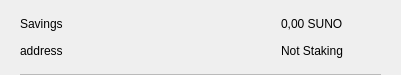
<?xml version="1.0" encoding="UTF-8"?>
<ui version="4.0">
 <class>CSRow</class>
 <widget class="QWidget" name="CSRow">
  <property name="geometry">
   <rect>
    <x>0</x>
    <y>0</y>
    <width>401</width>
    <height>75</height>
   </rect>
  </property>
  <property name="windowTitle">
   <string>Form</string>
  </property>
  <layout class="QVBoxLayout" name="verticalLayout">
   <property name="spacing">
    <number>0</number>
   </property>
   <property name="leftMargin">
    <number>20</number>
   </property>
   <property name="topMargin">
    <number>10</number>
   </property>
   <property name="rightMargin">
    <number>20</number>
   </property>
   <property name="bottomMargin">
    <number>0</number>
   </property>
   <item>
    <widget class="QWidget" name="info" native="true">
     <property name="minimumSize">
      <size>
       <width>0</width>
       <height>0</height>
      </size>
     </property>
     <layout class="QHBoxLayout" name="horizontalLayout_3">
      <property name="leftMargin">
       <number>0</number>
      </property>
      <property name="topMargin">
       <number>0</number>
      </property>
      <property name="rightMargin">
       <number>0</number>
      </property>
      <property name="bottomMargin">
       <number>10</number>
      </property>
      <item>
       <widget class="QWidget" name="container" native="true">
        <property name="minimumSize">
         <size>
          <width>0</width>
          <height>0</height>
         </size>
        </property>
        <layout class="QVBoxLayout" name="verticalLayout_2">
         <property name="spacing">
          <number>0</number>
         </property>
         <property name="leftMargin">
          <number>0</number>
         </property>
         <property name="topMargin">
          <number>0</number>
         </property>
         <property name="rightMargin">
          <number>0</number>
         </property>
         <property name="bottomMargin">
          <number>0</number>
         </property>
         <item>
          <layout class="QHBoxLayout" name="horizontalLayout">
           <item>
            <widget class="QLabel" name="labelName">
             <property name="toolTip">
              <string notr="true"/>
             </property>
             <property name="text">
              <string>Savings</string>
             </property>
            </widget>
           </item>
           <item>
            <spacer name="horizontalSpacer">
             <property name="orientation">
              <enum>Qt::Horizontal</enum>
             </property>
             <property name="sizeHint" stdset="0">
              <size>
               <width>40</width>
               <height>20</height>
              </size>
             </property>
            </spacer>
           </item>
           <item>
            <widget class="QLabel" name="labelAmount">
             <property name="text">
              <string>0,00 SUNO</string>
             </property>
            </widget>
           </item>
          </layout>
         </item>
         <item>
          <layout class="QHBoxLayout" name="horizontalLayout_2">
           <item>
            <widget class="QLabel" name="labelAddress">
             <property name="toolTip">
              <string notr="true"/>
             </property>
             <property name="text">
              <string>address</string>
             </property>
            </widget>
           </item>
           <item>
            <spacer name="horizontalSpacer_2">
             <property name="orientation">
              <enum>Qt::Horizontal</enum>
             </property>
             <property name="sizeHint" stdset="0">
              <size>
               <width>40</width>
               <height>20</height>
              </size>
             </property>
            </spacer>
           </item>
           <item>
            <widget class="QLabel" name="labelStaking">
             <property name="text">
              <string>Not Staking</string>
             </property>
            </widget>
           </item>
          </layout>
         </item>
        </layout>
       </widget>
      </item>
      <item alignment="Qt::AlignHCenter|Qt::AlignVCenter">
       <widget class="QPushButton" name="pushButtonMenu">
        <property name="minimumSize">
         <size>
          <width>24</width>
          <height>24</height>
         </size>
        </property>
        <property name="maximumSize">
         <size>
          <width>32</width>
          <height>32</height>
         </size>
        </property>
        <property name="focusPolicy">
         <enum>Qt::NoFocus</enum>
        </property>
        <property name="styleSheet">
         <string notr="true">border:none; background-color:transparent;</string>
        </property>
        <property name="text">
         <string/>
        </property>
        <property name="icon">
         <iconset>
          <normaloff>://ic-menu-hover</normaloff>://ic-menu-hover</iconset>
        </property>
        <property name="iconSize">
         <size>
          <width>24</width>
          <height>24</height>
         </size>
        </property>
       </widget>
      </item>
     </layout>
    </widget>
   </item>
   <item>
    <widget class="QLabel" name="lblDivisory">
     <property name="minimumSize">
      <size>
       <width>0</width>
       <height>1</height>
      </size>
     </property>
     <property name="maximumSize">
      <size>
       <width>16777215</width>
       <height>1</height>
      </size>
     </property>
     <property name="styleSheet">
      <string notr="true">background-color:#bababa;</string>
     </property>
     <property name="text">
      <string/>
     </property>
     <property name="alignment">
      <set>Qt::AlignBottom|Qt::AlignLeading|Qt::AlignLeft</set>
     </property>
    </widget>
   </item>
  </layout>
 </widget>
 <resources/>
 <connections/>
</ui>
